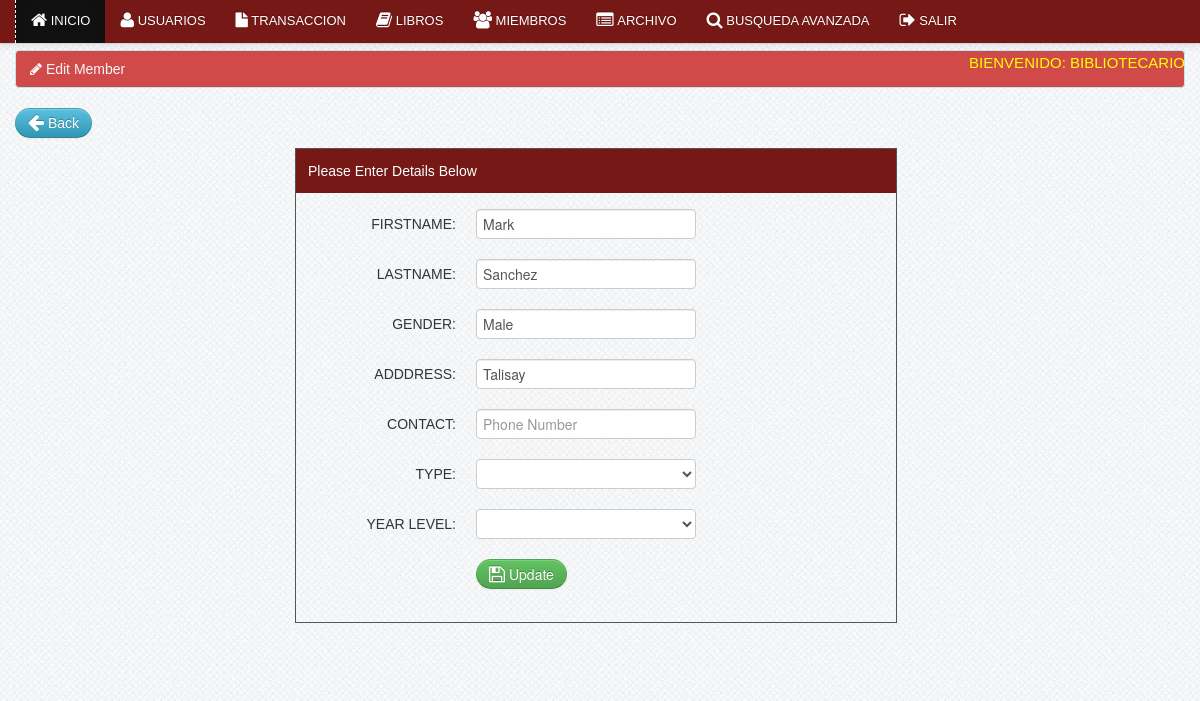
Screenshot of /librarian/edit_student.php?id=52 (signed in) with the database file from the repository.
### tables this page shows
CREATE TABLE IF NOT EXISTS `member` (
  `member_id` int(11) NOT NULL AUTO_INCREMENT,
  `firstname` varchar(100) NOT NULL,
  `lastname` varchar(100) NOT NULL,
  `gender` varchar(10) NOT NULL,
  `address` varchar(100) NOT NULL,
  `contact` varchar(100) NOT NULL,
  `type` varchar(100) NOT NULL,
  `year_level` varchar(100) NOT NULL,
  `status` varchar(100) NOT NULL,
  PRIMARY KEY (`member_id`)
);

### librarian/edit_student.php (the view, shortened to what this page needs)
<?php include('header.php'); ?>
<?php include('navbar_dashboard.php'); ?>
<?php $get_id = $_GET['id']; ?>
    <div class="container">
		<div class="margin-top">
			<div class="row">
			<div class="span12">
		<?php
		$query=mysql_query("select * from member where member_id='$get_id'")or die(mysql_error());
		$row=mysql_fetch_array($query);
		?>
             <div class="alert alert-info"><i class="icon-pencil"></i>&nbsp;Edit Member</div>
			<p><a class="btn btn-info" href="member.php"><i class="icon-arrow-left icon-large"></i>&nbsp;Back</a></p>
	<div class="addstudent">
	<div class="details">Please Enter Details Below</div>
	<form class="form-horizontal" method="POST" action="update_students.php" enctype="multipart/form-data">
		<div class="control-group">
			<label class="control-label" for="inputEmail">Firstname:</label>
			<div class="controls">
			<input type="text" id="inputEmail" name="firstname" value="<?php echo $row['firstname']; ?>" placeholder="Firstname" required>
			</div>
		</div>
		<div class="control-group">
			<label class="control-label" for="inputPassword">Lastname:</label>
			<div class="controls">
			<input type="text" id="inputPassword" name="lastname" value="<?php echo $row['lastname']; ?>" placeholder="Lastname" required>
			</div>
		</div>
		<div class="control-group">
			<label class="control-label" for="inputPassword">Gender:</label>
			<div class="controls">
			<input type="text" id="inputPassword" name="gender" value="<?php echo $row['gender']; ?>" placeholder="Gender" required>
			</div>
		</div>
		<div class="control-group">
			<label class="control-label" for="inputPassword">Adddress:</label>
			<div class="controls">
			<input type="text" id="inputPassword" name="address" value="<?php echo $row['address']; ?>" placeholder="Address" required>
			</div>
		</div>
		<div class="control-group">
			<label class="control-label" for="inputPassword">Contact:</label>
			<div class="controls">
			<input type='tel' pattern="[0-9]{11,11}" class="search" name="contact"  placeholder="Phone Number"  autocomplete="off"  maxlength="11" >
			</div>
		</div>
		<div class="control-group">
			<label class="control-label" for="inputPassword">Type:</label>
			<div class="controls">
			<select name="type" required>
									<option> </option>
									<option>Student</option>
				</select>
			</div>
		</div>
		<div class="control-group">
			<label class="control-label" for="inputPassword">Year Level:</label>
			<div class="controls">
				<select name="year_level" required>
									<option> </option>
									<option>First Year</option>
				</select>
			</div>
		</div>
		<div class="control-group">
			<div class="controls">
			<button name="submit" type="submit" class="btn btn-success"><i class="icon-save icon-large"></i>&nbsp;Update</button>
			</div>
		</div>
    </form>
			</div>
			</div>
			</div>
		</div>
    </div>
<?php include('footer.php') ?>

### css/docs.css (style rules this page uses)
body { font-family:'TR Century Gothic',Helvetica,Arial,sans-serif !important; }
.btn { border-radius: 25px !important; }
.alert { text-shadow: none; }
.addstudent { border: 1px solid #555555; margin-bottom: 50px; margin-left: 280px; padding-bottom: 13px; width: 600px; }
.details { background: none repeat scroll 0 0 #751816; color: #FFFFFF; margin-bottom: 16px; padding: 12px; }
.form-horizontal .control-label { float: left; padding-top: 5px; text-align: right; width: 160px; text-transform:uppercase; }
.margin-top { margin-top:50px; }
body { background: url(../img/grid_noise.png); position: relative; }

### css/print.css (style rules this page uses)
.btn { display:none; }
.alert { display:none; }
body { font-family:arial; font-size:13px; }

### rows the page displays
member: firstname "Mark", lastname "Sanchez", gender "Male", address "Talisay"
